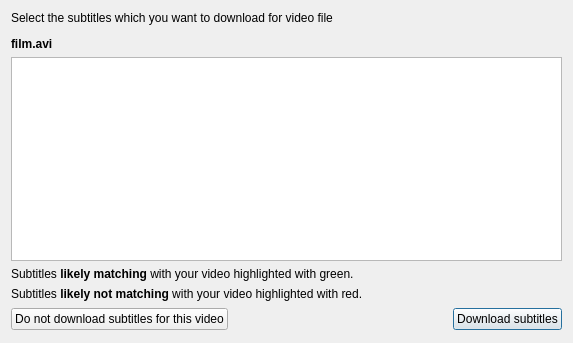
<?xml version="1.0" encoding="UTF-8"?>
<ui version="4.0">
 <class>frmListSubtitles</class>
 <widget class="QDialog" name="frmListSubtitles">
  <property name="geometry">
   <rect>
    <x>0</x>
    <y>0</y>
    <width>573</width>
    <height>343</height>
   </rect>
  </property>
  <property name="minimumSize">
   <size>
    <width>500</width>
    <height>300</height>
   </size>
  </property>
  <property name="windowTitle">
   <string>Subnapi - Select subtitles from the list</string>
  </property>
  <property name="windowIcon">
   <iconset resource="../res/resources.qrc">
    <normaloff>:/icon/subnapi.png</normaloff>:/icon/subnapi.png</iconset>
  </property>
  <layout class="QGridLayout" name="gridLayout">
   <item row="4" column="1">
    <spacer name="horizontalSpacer">
     <property name="orientation">
      <enum>Qt::Horizontal</enum>
     </property>
     <property name="sizeHint" stdset="0">
      <size>
       <width>176</width>
       <height>25</height>
      </size>
     </property>
    </spacer>
   </item>
   <item row="0" column="0" colspan="3">
    <widget class="QLabel" name="lbSelectSubtitles">
     <property name="text">
      <string>&lt;html&gt;&lt;head/&gt;&lt;body&gt;&lt;p&gt;Select the subtitles which you want to download for video file&lt;/p&gt;&lt;p&gt;&lt;span style=&quot; font-weight:600;&quot;&gt;film.avi&lt;/span&gt;&lt;/p&gt;&lt;/body&gt;&lt;/html&gt;</string>
     </property>
     <property name="wordWrap">
      <bool>true</bool>
     </property>
    </widget>
   </item>
   <item row="4" column="2">
    <widget class="QPushButton" name="pbDownload">
     <property name="text">
      <string>Download subtitles</string>
     </property>
    </widget>
   </item>
   <item row="4" column="0">
    <widget class="QPushButton" name="pbDontDownload">
     <property name="text">
      <string>Do not download subtitles for this video</string>
     </property>
    </widget>
   </item>
   <item row="2" column="0" colspan="3">
    <widget class="QLabel" name="lbGreenHint">
     <property name="text">
      <string>Subtitles &lt;b&gt;likely matching&lt;/b&gt; with your video highlighted with green.</string>
     </property>
     <property name="alignment">
      <set>Qt::AlignJustify|Qt::AlignVCenter</set>
     </property>
    </widget>
   </item>
   <item row="3" column="0" colspan="3">
    <widget class="QLabel" name="lbRedHint">
     <property name="text">
      <string>Subtitles &lt;b&gt;likely not matching&lt;/b&gt; with your video highlighted with red.</string>
     </property>
    </widget>
   </item>
   <item row="1" column="0" colspan="3">
    <widget class="QListWidget" name="twSubtitles">
     <property name="editTriggers">
      <set>QAbstractItemView::NoEditTriggers</set>
     </property>
     <property name="dragDropOverwriteMode">
      <bool>false</bool>
     </property>
     <property name="alternatingRowColors">
      <bool>true</bool>
     </property>
     <property name="selectionMode">
      <enum>QAbstractItemView::SingleSelection</enum>
     </property>
     <property name="selectionBehavior">
      <enum>QAbstractItemView::SelectRows</enum>
     </property>
     <property name="verticalScrollMode">
      <enum>QAbstractItemView::ScrollPerPixel</enum>
     </property>
     <property name="horizontalScrollMode">
      <enum>QAbstractItemView::ScrollPerPixel</enum>
     </property>
    </widget>
   </item>
  </layout>
 </widget>
 <resources>
  <include location="../res/resources.qrc"/>
 </resources>
 <connections>
  <connection>
   <sender>pbDownload</sender>
   <signal>clicked()</signal>
   <receiver>frmListSubtitles</receiver>
   <slot>accept()</slot>
   <hints>
    <hint type="sourcelabel">
     <x>506</x>
     <y>317</y>
    </hint>
    <hint type="destinationlabel">
     <x>286</x>
     <y>167</y>
    </hint>
   </hints>
  </connection>
  <connection>
   <sender>pbDontDownload</sender>
   <signal>clicked()</signal>
   <receiver>frmListSubtitles</receiver>
   <slot>reject()</slot>
   <hints>
    <hint type="sourcelabel">
     <x>130</x>
     <y>317</y>
    </hint>
    <hint type="destinationlabel">
     <x>286</x>
     <y>167</y>
    </hint>
   </hints>
  </connection>
  <connection>
   <sender>twSubtitles</sender>
   <signal>doubleClicked(QModelIndex)</signal>
   <receiver>pbDownload</receiver>
   <slot>click()</slot>
   <hints>
    <hint type="sourcelabel">
     <x>286</x>
     <y>146</y>
    </hint>
    <hint type="destinationlabel">
     <x>525</x>
     <y>321</y>
    </hint>
   </hints>
  </connection>
 </connections>
</ui>
